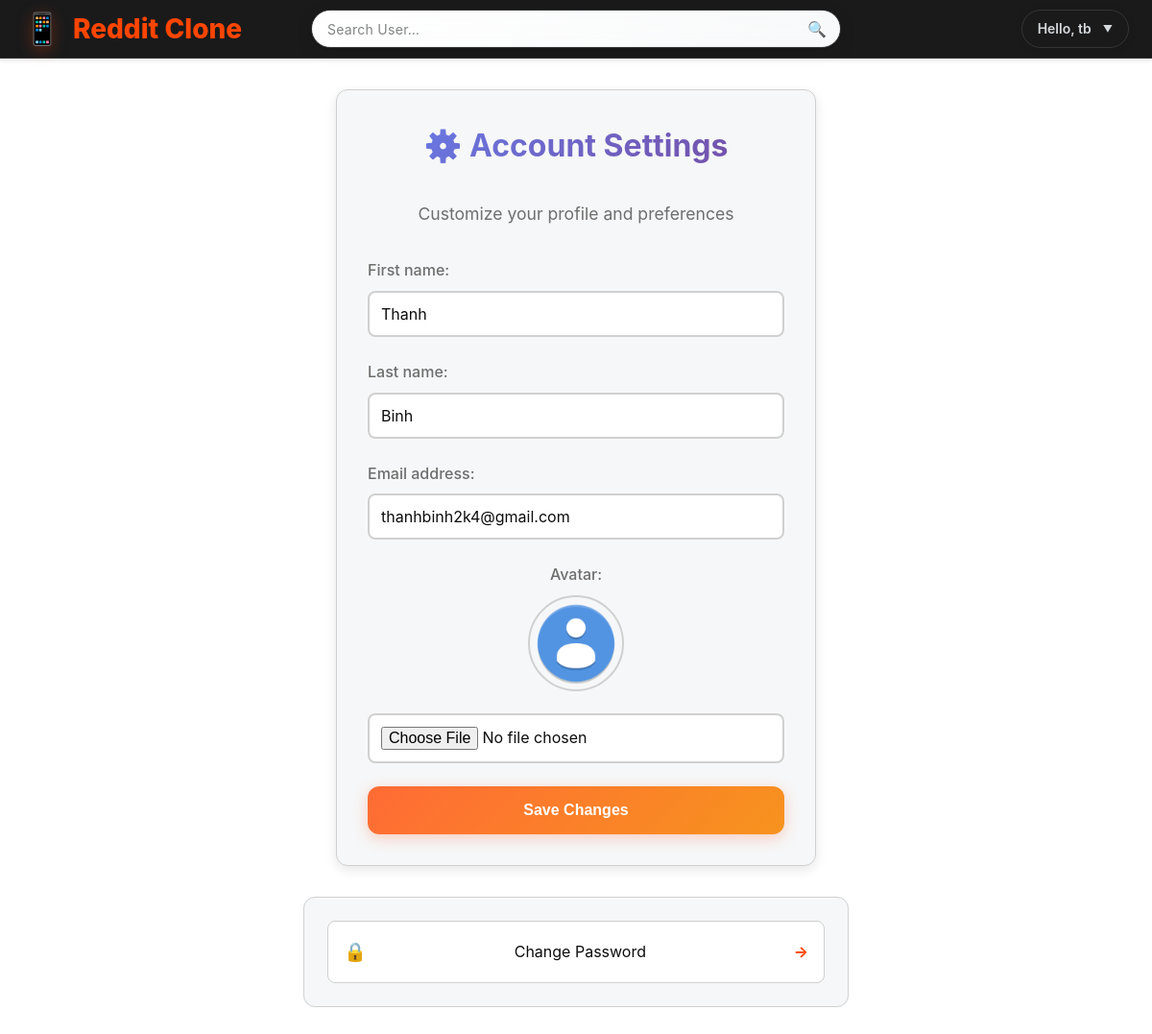
Page /settings/ (signed in) on the earlier database version.
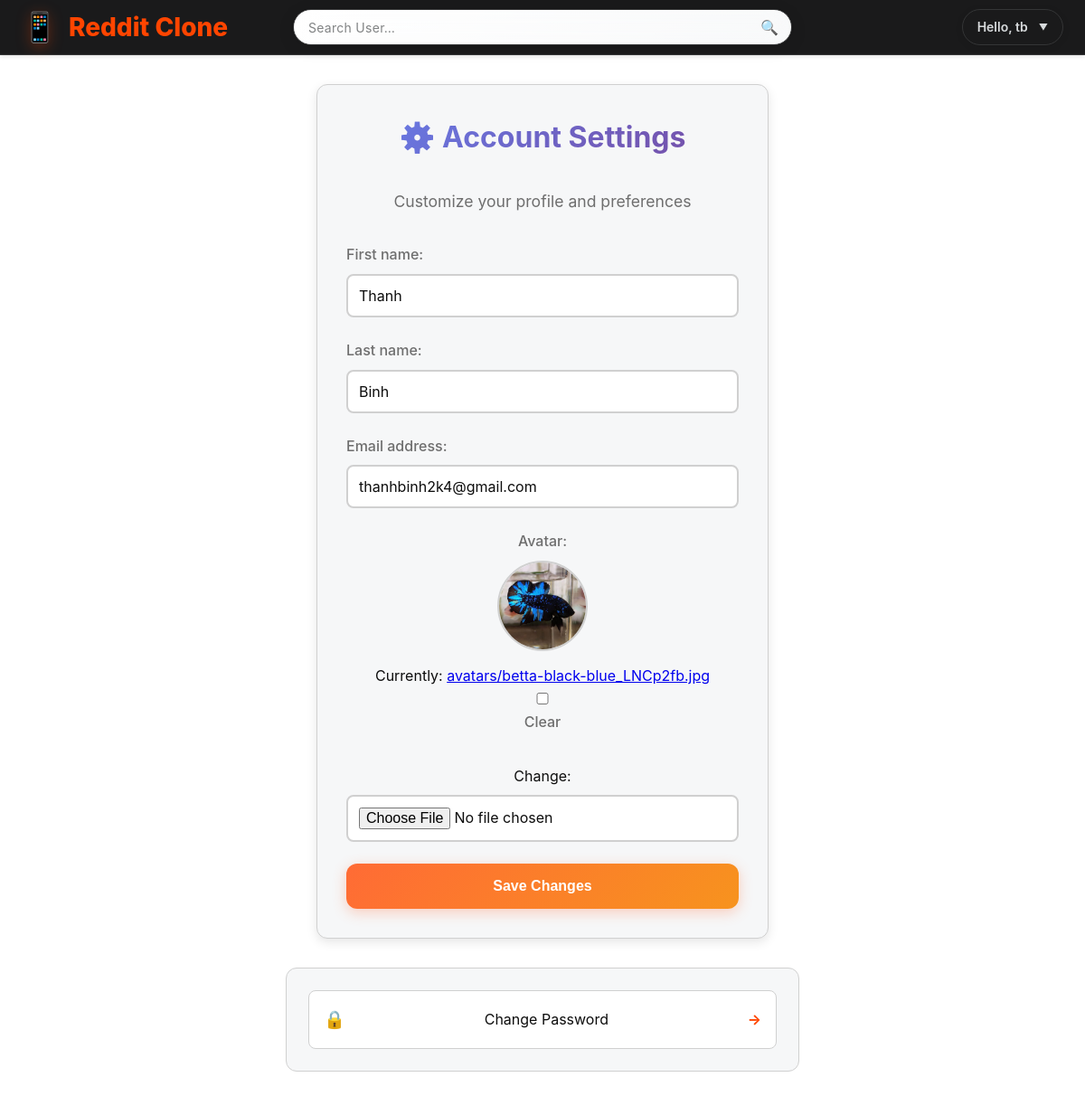
Same page on the later database version.
### posts/models.py (models this page shows, shortened)
class Profile(models.Model):
    user = models.OneToOneField(User, on_delete=models.CASCADE)
    avatar = models.ImageField(upload_to='avatars/', blank=True, null=True)
    bio = models.TextField(blank=True)

### posts/views.py (the view)
# urls.py: path('settings/', views.settings_view, name='user_settings'),
@login_required
def settings_view(request):
    profile, created = Profile.objects.get_or_create(user=request.user)
    if request.method == 'POST':
        user_form = SettingsForm(request.POST, instance=request.user)
        profile_form = ProfileForm(request.POST, request.FILES, instance=profile)
        if user_form.is_valid() and profile_form.is_valid():
            user_form.save()
            profile_form.save()
            messages.success(request, "Your settings have been updated.")
            return redirect('posts:user_settings')
        else:
            messages.error(request, "Please fix the errors below.")
    else:
        user_form = SettingsForm(instance=request.user)
        profile_form = ProfileForm(instance=profile)
    return render(request, 'posts/settings.html', {
        'user_form': user_form,
        'profile_form': profile_form,
    })

### posts/forms.py
class SettingsForm(forms.ModelForm):
    class Meta:
        model = User
        fields = ['first_name', 'last_name', 'email']
        widgets = {
            'first_name': forms.TextInput(attrs={'placeholder': 'First name'}),
            'last_name': forms.TextInput(attrs={'placeholder': 'Last name'}),
            'email': forms.EmailInput(attrs={'placeholder': 'Email'}),
        }

class ProfileForm(forms.ModelForm):
    class Meta:
        model  = Profile
        fields = ['avatar', 'bio']

### posts/templates/posts/settings.html (shortened to what this page needs)
{% extends 'posts/base.html' %}
{% load static %}
{% block extra_css %}
<link rel="stylesheet" href="{% static 'posts\css\dropdown.css' %}">
{% endblock %}
{% block content %}
<div class="settings-container fade-in-up">
  <form method="post" enctype="multipart/form-data" class="auth-form">
  <div class="form-header">
    <h2>⚙️ Account Settings</h2>
    <p class="form-subtitle">Customize your profile and preferences</p>
  </div>
  <div class="form-group">
    {{ user_form.first_name.label_tag }}
    {{ user_form.first_name }}
  </div>
  <div class="form-group">
    {{ user_form.last_name.label_tag }}
    {{ user_form.last_name }}
  </div>
  <div class="form-group">
    {{ user_form.email.label_tag }}
    {{ user_form.email }}
  </div>
  <div class="form-group avatar-group">
    {{ profile_form.avatar.label_tag }}
    <div class="avatar-wrapper">
      {% if profile_form.instance.avatar %}
        <img
          id="avatarPreview"
          src="{{ profile_form.instance.avatar.url }}"
          class="avatar-preview"
          alt="User avatar"
        />
      {% else %}
        <img
          id="avatarPreview"
          src="{% static 'imgs/avatar-default.png' %}"
          class="avatar-preview"
          alt="Default avatar"
        />
      {% endif %}
    </div>
    {{ profile_form.avatar }}
  </div>
  <button type="submit" class="btn btn-primary">Save Changes</button>
</form>
  <div class="settings-links">
    <a href="{% url 'posts:password_change' %}" class="settings-link">
      <span class="link-icon">🔒</span>
      <span>Change Password</span>
      <span class="link-arrow">→</span>
    </a>
  </div>
</div>
{% endblock %}

Differences in the rows shown:
changed Profile: instance.avatar: picture added
Other differences:
form field avatar: (not shown) → "☐"
text now shown: "Currently: avatars/betta-black-blue_LNCp2fb.jpg Clear Change:"
